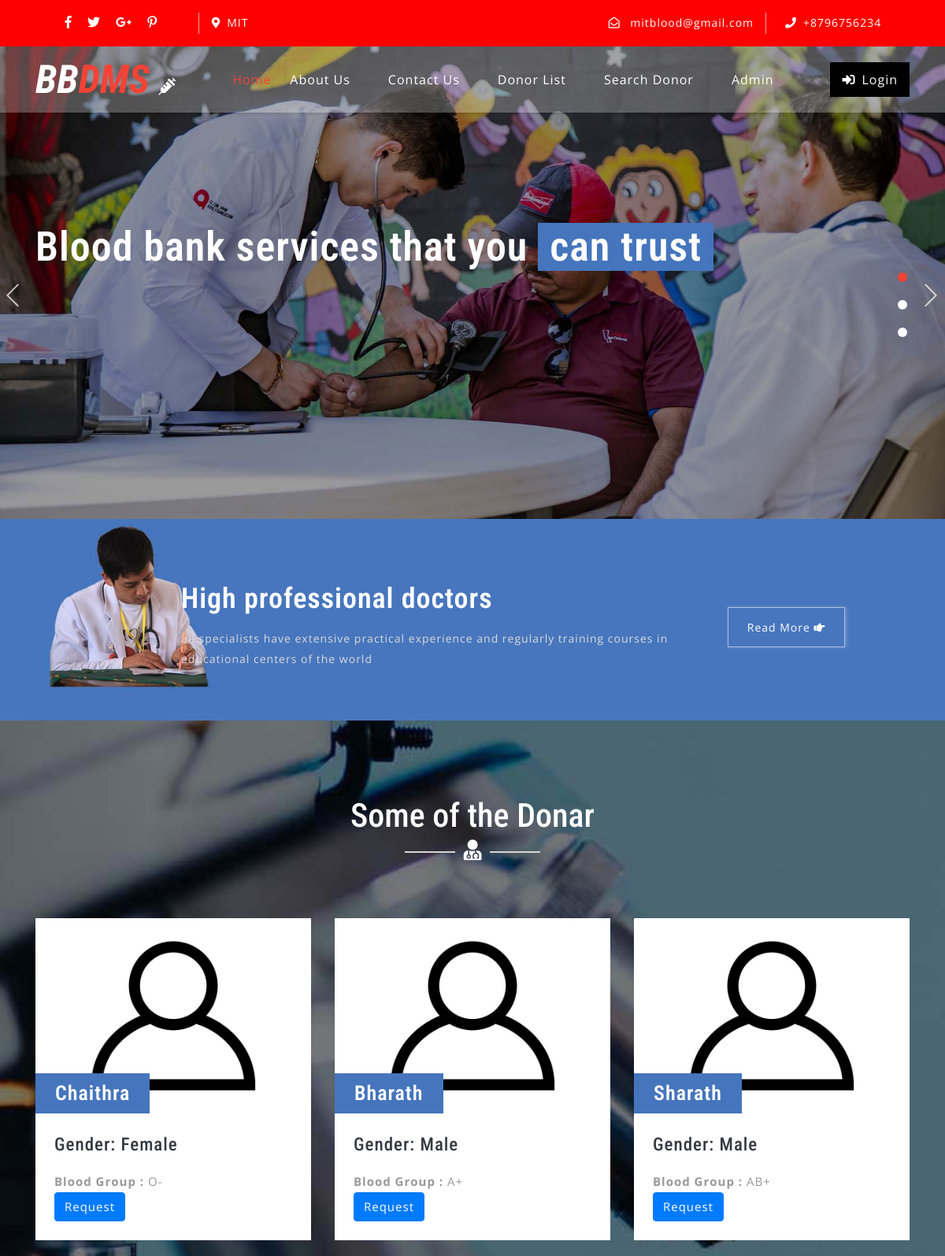
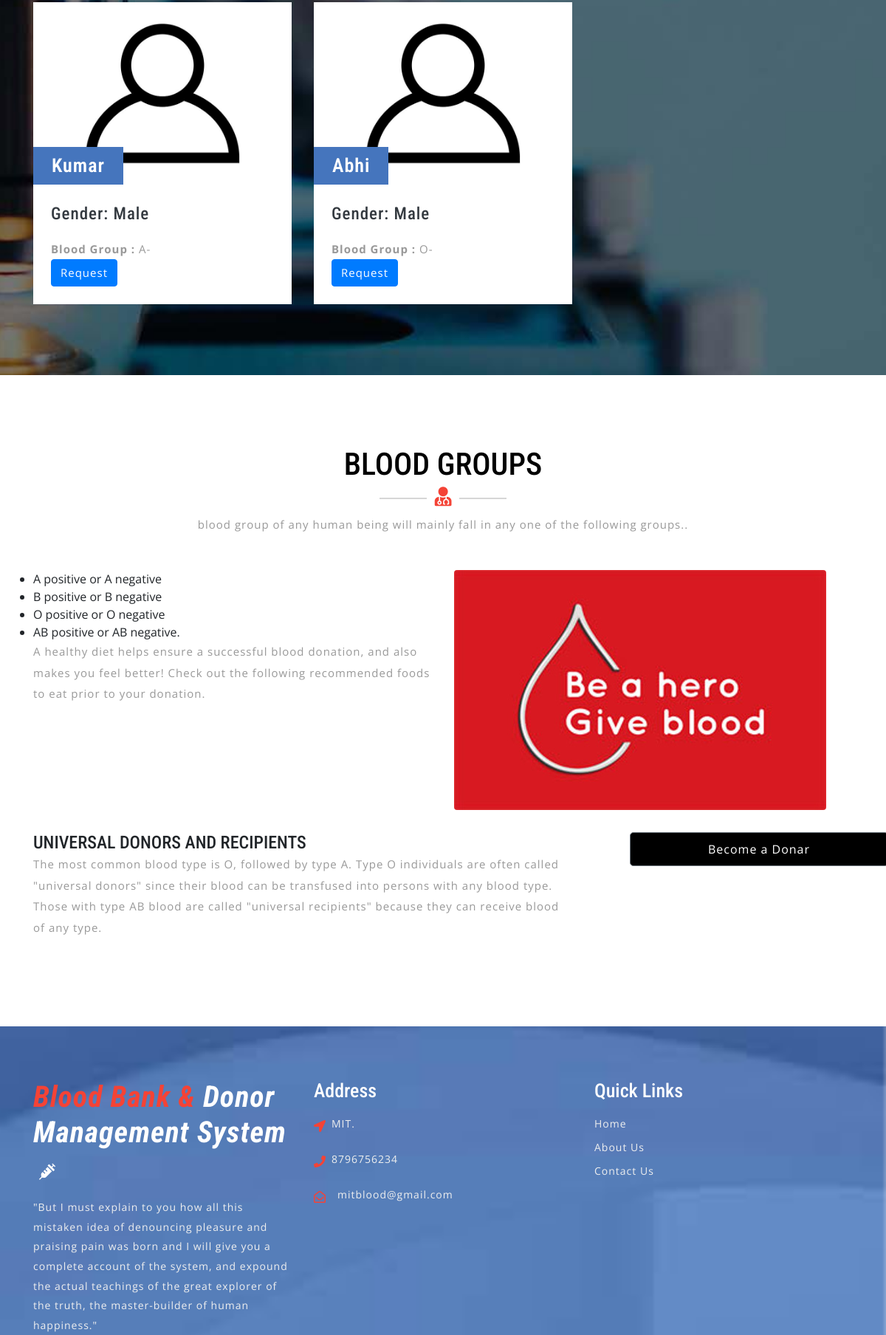
/bbdms/index.php (upper part), run on the app's committed database (2 pictures, top to bottom).
### tables this page shows
CREATE TABLE `tblcontactusinfo` (
  `id` int(11) NOT NULL,
  `Address` tinytext DEFAULT NULL,
  `EmailId` varchar(255) DEFAULT NULL,
  `ContactNo` char(11) DEFAULT NULL
);

CREATE TABLE `tblblooddonars` (
  `id` int(11) NOT NULL,
  `FullName` varchar(100) DEFAULT NULL,
  `MobileNumber` char(11) DEFAULT NULL,
  `EmailId` varchar(100) DEFAULT NULL,
  `Gender` varchar(20) DEFAULT NULL,
  `Age` int(11) DEFAULT NULL,
  `BloodGroup` varchar(20) DEFAULT NULL,
  `Address` varchar(255) DEFAULT NULL,
  `Message` mediumtext DEFAULT NULL,
  `PostingDate` timestamp NOT NULL DEFAULT current_timestamp(),
  `status` int(1) DEFAULT NULL,
  `Password` varchar(250) DEFAULT NULL
);

### bbdms/index.php (the view, shortened to what this page needs)
<?php
include('includes/config.php');
?>
<!DOCTYPE html>
<html lang="zxx">
<head>
	<link rel="stylesheet" href="css/bootstrap.css">
	<link rel="stylesheet" href="css/style.css" type="text/css" media="all" />
	<link rel="stylesheet" href="css/fontawesome-all.css">
</head>
<body>
	<?php include('includes/header.php');?>
	<div class="slider">
		<div class="callbacks_container">
			<ul class="rslides callbacks callbacks1" id="slider4">
				<li>
					<div class="banner-top1">
						<div class="banner-info_agile_w3ls">
							<div class="container">
								<h3>Blood bank services that you
									<span>can trust</span>
								</h3>
							</div>
						</div>
					</div>
				</li>
			</ul>
		</div>
	</div>
	<div class="banner-bottom py-5">
		<div class="d-flex container py-xl-3 py-lg-3">
			<div class="banner-left-bottom-w3ls offset-lg-2 offset-md-1">
				<h3 class="text-white my-3">High professional doctors</h3>
				<p>all specialists have extensive practical experience and regularly training courses in educational centers of the
					world</p>
			</div>
			<div class="button">
				<a href="about.php" class="w3ls-button-agile">Read More
					<i class="fas fa-hand-point-right"></i>
				</a>
			</div>
		</div>
	</div>
	<div class="blog-w3ls py-5" id="blog">
		<div class="container py-xl-5 py-lg-3">
			<div class="w3ls-titles text-center mb-5">
				<h3 class="title text-white">Some of the Donar</h3>
				<span>
					<i class="fas fa-user-md text-white"></i>
				</span>
			</div>
			<div class="row package-grids mt-5">
				<?php
$status=1;
$sql = "SELECT * from tblblooddonars where status=:status order by rand() limit 6";
$query = $dbh -> prepare($sql);
$query->bindParam(':status',$status,PDO::PARAM_STR);
$query->execute();
$results=$query->fetchAll(PDO::FETCH_OBJ);
if($query->rowCount() > 0)
{
foreach($results as $result)
{ ?>
				<div class="col-md-4 pricing" style="margin-top:2%;">
					<div class="price-top">
							<img src="images/blood-donor.jpg" alt="" class="img-fluid" />
						<h3><?php echo htmlentities($result->FullName);?>
						</h3>
					</div>
					<div class="price-bottom p-4">
						<h4 class="text-dark mb-3">Gender: <?php echo htmlentities($result->Gender);?></h4>
						<p class="card-text"><b>Blood Group :</b> <?php echo htmlentities($result->BloodGroup);?></p>
						<a class="btn btn-primary" style="color:#fff" href="contact-blood.php?cid=<?php echo $result->id;?>">Request</a>
					</div>
				</div><?php }} ?>
			</div>
		</div>
	</div>
	<div class="screen-w3ls py-5">
		<div class="container py-xl-5 py-lg-3">
			<div class="w3ls-titles text-center mb-5">
				<h3 class="title">BLOOD GROUPS</h3>
				<span>
					<i class="fas fa-user-md"></i>
				</span>
				<p class="mt-2">blood group of any human being will mainly fall in any one of the following groups..</p>
			</div>
			<div class="row">
            <div class="col-lg-6">
                <ul>
<li>A positive or A negative</li>
<li>B positive or B negative</li>
<li>O positive or O negative</li>
<li>AB positive or AB negative.</li>
                </ul>
                <p>A healthy diet helps ensure a successful blood donation, and also makes you feel better! Check out the following recommended foods to eat prior to your donation.</p>
            </div>
            <div class="col-lg-6">
                <img class="img-fluid rounded" src="images/blood-donor (1).jpg" alt="">
            </div>
        </div>
        <div class="row mb-4">
            <div class="col-md-8">
            <h4 style="padding-top: 30px;">UNIVERSAL DONORS AND RECIPIENTS</h4>
                <p>
The most common blood type is O, followed by type A.
Type O individuals are often called "universal donors" since their blood can be transfused into persons with any blood type. Those with type AB blood are called "universal recipients" because they can receive blood of any type.</p>
            </div>
            <div class="col-md-4" style="padding-top: 30px;">
                <a class="btn btn-lg btn-secondary btn-block login-button ml-lg-5 mt-lg-0 mt-4 mb-lg-0 mb-3" data-toggle="modal" data-target="#exampleModalCenter1" href="#" data-toggle="modal" data-target="#exampleModalCenter1"> Become a Donar</a>
            </div>
        </div>
		</div>
	</div>
	<?php include('includes/footer.php');?>
</body>
</html>

### bbdms/includes/header.php (shortened to what this page needs)
    <header>
        <div class="top-bar py-3">
            <div class="container">
                <div class="row">
                    <div class="col-lg-7 top-social-agile">
                        <div class="row">
                            <ul class="col-lg-4 col-6 top-right-info text-center">
                                <li>
                                    <a href="#">
                                        <i class="fab fa-facebook-f"></i>
                                    </a>
                                </li>
                                <li class="mx-3">
                                    <a href="#">
                                        <i class="fab fa-twitter"></i>
                                    </a>
                                </li>
                                <li>
                                    <a href="#">
                                        <i class="fab fa-google-plus-g"></i>
                                    </a>
                                </li>
                                <li class="ml-3">
                                    <a href="#">
                                        <i class="fab fa-pinterest-p"></i>
                                    </a>
                                </li>
                            </ul><?php
$sql = "SELECT * from tblcontactusinfo";
$query = $dbh -> prepare($sql);
$query->execute();
$results=$query->fetchAll(PDO::FETCH_OBJ);
if($query->rowCount() > 0)
{
foreach($results as $result)
{ ?>
                            <div class="col-6 header-top_w3layouts pl-3 text-lg-left text-center">
                                <p class="text-white">
                                    <i class="fas fa-map-marker-alt mr-2"></i><?php  echo $result->Address; ?></p>
                            </div>
                        </div>
                    </div>
                    <div class="col-lg-5 top-social-agile text-lg-right text-center">
                        <div class="row">
                            <div class="col-lg-7 col-6 top-w3layouts">
                                <p class="text-white">
                                    <i class="far fa-envelope-open mr-2"></i>
                                    <a href="mailto:info@example.com" class="text-white"><?php  echo $result->EmailId; ?></a>
                                </p>
                            </div>
                            <div class="col-lg-5 col-6 header-w3layouts pl-4 text-lg-left">
                                <p class="text-white">
                                    <i class="fas fa-phone mr-2"></i>+<?php  echo $result->ContactNo; ?></p>
                            </div>
                        </div><?php } } ?>
                    </div>
                </div>
            </div>
        </div>
    </header>
    <div id="home">
        <div class="main-top py-1">
            <nav class="navbar navbar-expand-lg navbar-light fixed-navi">
                <div class="container">
                    <h1>
                        <a class="navbar-brand font-weight-bold font-italic" href="index.php">
                            <span>BB</span>DMS
                            <i class="fas fa-syringe"></i>
                        </a>
                    </h1>
                    <div class="collapse navbar-collapse text-center" id="navbarSupportedContent">
                        <ul class="navbar-nav ml-lg-auto">
                            <li class="nav-item active mt-lg-0 mt-3">
                                <a class="nav-link" href="index.php">Home
                                </a>
                            </li>
                            <li class="nav-item mx-lg-4 my-lg-0 my-3">
                                <a class="nav-link" href="about.php">About Us</a>
                            </li>
                            <li class="nav-item mx-lg-4 my-lg-0 my-3">
                                <a class="nav-link" href="contact.php">Contact Us</a>
                            </li>
                            <li class="nav-item mx-lg-4 my-lg-0 my-3">
                                <a class="nav-link" href="donor-list.php">Donor List</a>
                            </li>
                            <li class="nav-item mx-lg-4 my-lg-0 my-3">
                                <a class="nav-link" href="search-donor.php">Search Donor</a>
                            </li>
                            <?php if (strlen($_SESSION['bbdmsdid']==0)) {?>
                            <li class="nav-item mx-lg-4 my-lg-0 my-3">
                                <a class="nav-link" href="admin/index.php">Admin</a>
                            </li>
                        </ul>
                        <a href="login.php" class="login-button ml-lg-5 mt-lg-0 mt-4 mb-lg-0 mb-3" >
                            <i class="fas fa-sign-in-alt mr-2"></i>Login</a><?php } ?>
                    </div>
                </div>
            </nav>
        </div>
    </div>

### bbdms/includes/footer.php (shortened to what this page needs)
<footer>
    <div class="w3ls-footer-grids pt-sm-4 pt-3">
      <div class="container py-xl-5 py-lg-3">
        <div class="row">
          <div class="col-md-4 w3l-footer">
            <h2 class="mb-sm-3 mb-2">
              <a href="index.php" class="text-white font-italic font-weight-bold">
                <span>Blood Bank & </span>Donor Management System
                <i class="fas fa-syringe ml-2"></i>
              </a>
            </h2>
            <p>"But I must explain to you how all this mistaken idea of denouncing pleasure and praising pain was born and I will give you a complete account of the system, and expound the actual teachings of the great explorer of the truth, the master-builder of human happiness."</p>
          </div>
          <div class="col-md-4 w3l-footer my-md-0 my-4">
            <h3 class="mb-sm-3 mb-2 text-white">Address</h3>
            <ul class="list-unstyled">
              <?php
$sql = "SELECT * from tblcontactusinfo";
$query = $dbh -> prepare($sql);
$query->execute();
$results=$query->fetchAll(PDO::FETCH_OBJ);
if($query->rowCount() > 0)
{
foreach($results as $result)
{ ?>
              <li>
                <i class="fas fa-location-arrow float-left"></i>
                <p class="ml-4">
                  <span><?php  echo $result->Address; ?>. </p>
                <div class="clearfix"></div>
              </li>
              <li class="my-3">
                <i class="fas fa-phone float-left"></i>
                <p class="ml-4"><?php  echo $result->ContactNo; ?></p>
                <div class="clearfix"></div>
              </li>
              <li>
                <i class="far fa-envelope-open float-left"></i>
                <a href="mailto:info@example.com" class="ml-3"><?php  echo $result->EmailId; ?></a>
                <div class="clearfix"></div>
              </li>
            <?php } } ?></ul>
          </div>
          <div class="col-md-4 w3l-footer">
            <h3 class="mb-sm-3 mb-2 text-white">Quick Links</h3>
            <div class="nav-w3-l">
              <ul class="list-unstyled">
                <li>
                  <a href="index.php">Home</a>
                </li>
                <li class="mt-2">
                  <a href="about.php">About Us</a>
                </li>
                <li class="mt-2">
                  <a href="contact.php">Contact Us</a>
                </li>
              </ul>
            </div>
          </div>
        </div>
      </div>
    </div>
  </footer>

### data on the page
tblcontactusinfo: Address "MIT", EmailId "mitblood@gmail.com", ContactNo "8796756234"
tblblooddonars: FullName "Chaithra", Gender "Female", BloodGroup "O-"
tblblooddonars: FullName "Bharath", Gender "Male", BloodGroup "A+"
tblblooddonars: FullName "Sharath", Gender "Male", BloodGroup "AB+"
tblblooddonars: FullName "Kumar", Gender "Male", BloodGroup "A-"
tblblooddonars: FullName "Abhi", Gender "Male", BloodGroup "O-"
